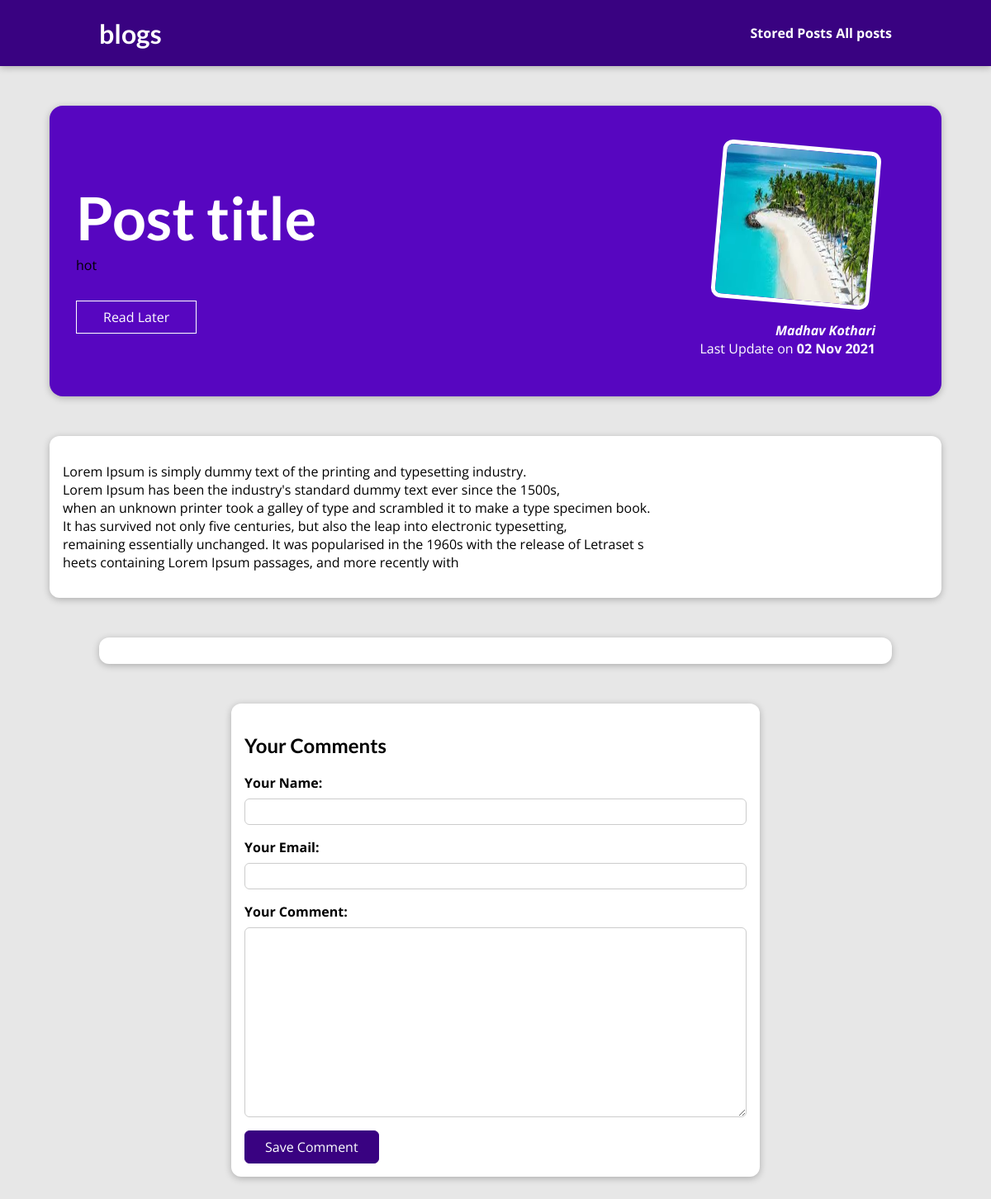
Screenshot of /posts/beaches with the database file from the repository.
### blog/models.py (models this page shows, shortened)
class Tag(models.Model):
    caption = models.CharField(max_length=20)

class Post(models.Model):
    title = models.CharField(max_length = 150)
    excerpt = models.CharField(max_length=200)
    image = models.ImageField(upload_to = "posts",null= True)
    date = models.DateField(auto_now = True)
    slug = models.SlugField(unique = True,db_index = True)
    content = models.TextField(validators = [MinLengthValidator(10)])
    author = models.ForeignKey(Author,on_delete = models.SET_NULL,related_name = "posts",null=True)
    tags = models.ManyToManyField(Tag)

class Author(models.Model):
    first_name = models.CharField(max_length = 100)
    last_name = models.CharField(max_length = 100)
    email = models.EmailField()
    def __str__(self):
        return self.first_name+" "+self.last_name

### blog/views.py (the view, shortened to what this page needs)
# urls.py: path("posts/<slug:slug>",views.SinglePostView.as_view(),name='post-page-details'),
class SinglePostView(View):
    def is_stored(self,request,post_id):
        stored_post = request.session.get("stored_post")
        if stored_post is not None:
            is_saved_for_later = post_id in stored_post
        else:
            is_saved_for_later = False
        return is_saved_for_later
    def get(self,request,slug):
        post = Post.objects.get(slug=slug)
        context = {
            "post":post,
            "post_tags": post.tags.all(),
            "comment_form":CommentForms(),
            "comments":post.comments.all().order_by("-id"),
            "save_for_later" : self.is_stored(request, post.id)
        }
        return render(request,'blog/post-details.html',context)

### blog/forms.py
class CommentForms(forms.ModelForm):
    class Meta:
        model = Comment
        exclude = ['post']
        labels = {
            "user_name":"Your Name",
            "user_email":"Your Email",
            "text":"Your Comment"
        }

### blog/templates/blog/post-details.html (shortened to what this page needs)
{% extends 'base.html' %}
{% load static %}
{% block css_files %}
<link rel="stylesheet" href="{% static "blog/post-detail.css" %}">
{% endblock %}
{% block content %}
    <section id='summary'>
        <h2>Post title</h2>
        <div>
            {% for tag in post_tags %}
                {{tag.caption }}
            {% endfor %}
        </div>
        <div id="read-later">
            <form action="{% url 'read-later' %}" method="POST" >
                {% if save_for_later %}
                    <button>Remove from save later</button>
                {% else %}
                    <button>Read Later</button>
                {% endif %}
            </form>
        </div>
        <article>
            <img src="{{ post.image.url }}" alt="">
            <address>{{ post.author }}</address>
            <div>
                Last Update on <time>{{ post.date| date:'d M Y' }}</time>
            </div>
        </article>
    </section>
    <main>
        <p>
            {{ post.content|linebreaks }}
        </p>
    </main>
    <section id = "comments">
    </section>
    <section id="form">
        <h2>Your Comments</h2>
        <form action="{% url 'post-page-details' post.slug%}" method="POST">
            {% for form_filed in comment_form %}
            <div class="form-control {% if from_filed.errors %}invalid{% endif %}">
                {{ form_filed.label_tag }}
                {{ form_filed }}
            </div>
            {% endfor %}
            <button> Save Comment</button>
        </form>
    </section>
{% endblock %}

### static/app.css (style rules this page uses)
* { box-sizing: border-box; }
html { font-family: 'Open Sans', 'Lato', sans-serif; }
body { margin: 0; }
h1, h2, h3 { font-family: 'Lato', sans-serif; font-weight: bold; }

### blog/static/blog/post-detail.css (style rules this page uses)
body { background-color: #e7e7e7; }
#summary { margin: 8rem auto 3rem auto; padding: 2rem; width: 90%; max-width: 90rem; border-radius: 16px; background-color: #5706c0; position: relative; box-shadow: 0 2px 8px rgba(0, 0, 0, 0.25); height: 22rem; }
#summary h2 { color: white; font-size: 4.5rem; margin-bottom: 0.25rem; }
#summary article { position: absolute; top: 2rem; right: 3rem; padding: 1rem 2rem; border-radius: 12px; text-align: right; color: white; }
#summary article img { width: 12rem; height: 12rem; border-radius: 12px; transform: rotateZ(5deg); border: 5px solid white; margin-bottom: 1rem; }
#summary address { font-weight: bold; }
#summary time { font-weight: bold; }
#read-later { margin: 2rem 0; }
#read-later button { background-color: transparent; border: 1px solid white; padding: 0.5rem 2rem; font: inherit; color: white; cursor: pointer; }
main { width: 90%; max-width: 90rem; margin: 3rem auto; background-color: white; padding: 1rem; border-radius: 12px; box-shadow: 0 2px 8px rgba(0, 0, 0, 0.25); }
#form { margin: 3rem auto; width: 90%; max-width: 40rem; border-radius: 12px; background-color: white; box-shadow: 0 2px 8px rgba(0, 0, 0, 0.25); padding: 1rem; }
#form button { font: inherit; background-color: #390281; color: white; border: 1px solid #390281; padding: 0.5rem 1.5rem; border-radius: 6px; cursor: pointer; }
.form-control { margin-bottom: 1rem; }
.form-control label { font-weight: bold; margin-bottom: 0.5rem; display: block; }
.form-control input, .form-control textarea { display: block; width: 100%; font: inherit; padding: 0.25rem; border-radius: 6px; border: 1px solid #ccc; }
#comments { margin: 3rem auto; width: 90%; max-width: 60rem; border-radius: 12px; background-color: white; box-shadow: 0 2px 8px rgba(0, 0, 0, 0.25); padding: 1rem 2rem; }

### rows the page displays
Tag: caption "hot"
Post: image (picture), author "Madhav Kothari", date "02 Nov 2021", content "Lorem Ipsum is simply dummy text of the printing and typesetting industry. Lorem Ipsum has been the industry's standard dummy text ever since the 1500s, when an unknown printer took a galley of type and scrambled it to make a type specimen book. It has survived not only five centuries, but also the leap into electronic typesetting, remaining essentially unchanged. It was popularised in the 1960s with the release of Letraset s heets containing Lorem Ipsum passages, and more recently with"
